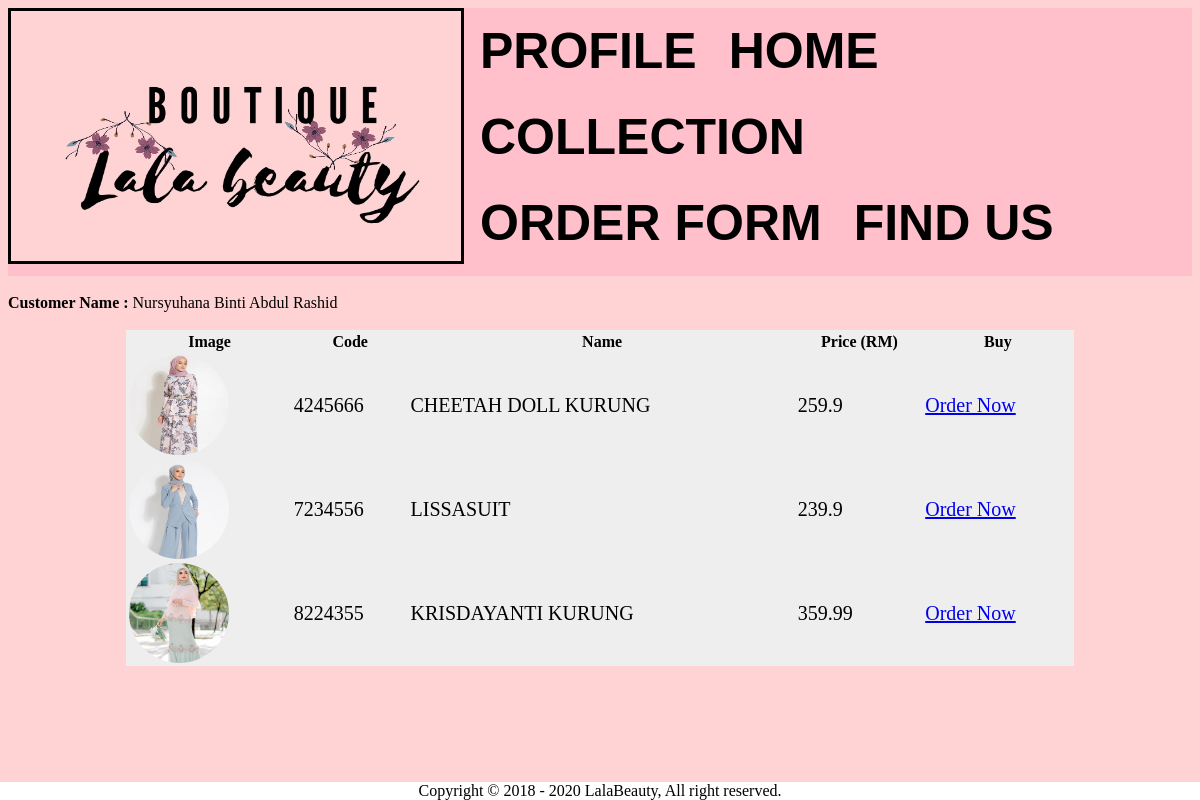
The page /project/customer/order.php (signed in) on the database its author committed.
### tables this page shows
CREATE TABLE `customer` (
  `idcust` int(11) NOT NULL,
  `username` varchar(50) NOT NULL,
  `address` varchar(255) NOT NULL,
  `phoneno` int(11) NOT NULL,
  `email` varchar(35) NOT NULL,
  `custpassword` int(11) NOT NULL
);

CREATE TABLE `product` (
  `idproduct` int(11) NOT NULL,
  `productname` varchar(45) NOT NULL,
  `image` text NOT NULL,
  `price` float NOT NULL,
  `quantity` int(11) NOT NULL
);

### project/customer/order.php (the view, shortened to what this page needs)
<?php
require 'head.php';
$result = mysqli_query($conn, 'select * from product');
?>
<html>
<head>
	<link rel="stylesheet" href="../nav.css">
</head>
<body>
	<br>
    <center>
	<form method="post">
	<table cellpading="2" cellspacing="2" border="0">
    <tr>
        <th>Image</th>
        <th>Code</th>
        <th>Name</th>
		<th>Price (RM)</th>
        <th>Buy</th>
    </tr>
    <?php while($product = mysqli_fetch_object($result)){ ?>
    <tr>
        <td><img src="<?php echo $product->image; ?>" width="100px" height="100px"/></td>
        <td><?php echo $product->idproduct; ?></td>
        <td><?php echo $product->productname; ?></td>
		<td><?php echo $product->price; ?></td>
        <td><a href="cart.php?idproduct=<?php echo $product->idproduct; ?> &action=add">Order Now</a></td>
    </tr>
    <?php
    }
    ?>
	</table>
</form></center>
	<footer>
		<div>
			Copyright © 2018 - 2020 LalaBeauty, All right reserved.
		</div>
	</footer>
	</body>
</html>

### project/customer/head.php
<?php
require '../conn.php';
$idcust = $_SESSION['idcust'];
$sql = "SELECT * FROM customer WHERE idcust = $idcust";
$row = $conn->query($sql)->fetch_object();
?>
	<ul>
    	<li><img src ="logo.jpeg" width="58%" height="35%"></li>
        <li><a href="profile.php"><b>PROFILE</b></a><li>
		<li><a href="utama.php"><b>HOME</b></a><li>
  		<li><a href="product.php"><b>COLLECTION</b></a></li>
  		<li><a href="order.php"><b>ORDER FORM</b></a></li>
  		<li><a href="findus.php"><b>FIND US</b></a></li>
	</ul><br>
    <font><b>Customer Name :</b></font>
    <font><?php echo $row->username;?></font><br>

### project/nav.css (style rules this page uses)
body { background-image: url('bg.jpeg'); background-repeat: no-repeat; background-attachment: fixed; background-size: cover; }
ul { list-style-type:none; margin:0; padding:0; overflow:hidden; background-color:pink; }
li { font-size: 50px; float: left; }
ul li img { border-radius:0%; width:450px; height:250px; border-Width:3px; border-style:solid; }
li a { display:block; color:black; text-align:center; padding:14px 16px; text-decoration: none; font-family:Arial; font-weight:normal; }
img { border-radius:50%; }
table { background-color: #eeeeee; width: 80%; height: 30%; }
td { font-family="Times New Roman"; font-size: 20px; }
footer div { position: fixed; left: 0; bottom: 0; width: 100%; background-color: white; color: black; text-align: center; }

### rows shown on the page
customer: username "Nursyuhana Binti Abdul Rashid"
product: image (picture), idproduct "4245666", productname "CHEETAH DOLL KURUNG", price "259.9"
product: image (picture), idproduct "7234556", productname "LISSASUIT", price "239.9"
product: image (picture), idproduct "8224355", productname "KRISDAYANTI KURUNG", price "359.99"
